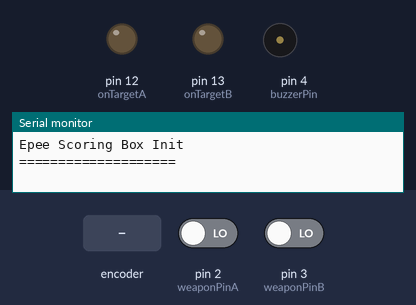
This sketch was run on a simulated Arduino Uno, built with avr-gcc and run on an emulated ATmega328P. Parts: output pins drawn as LEDs (lit = HIGH), buzzer (waves = sounding), the last lines printed to the serial monitor. The inputs (shaded band) are chosen by the test bench; at power-on: pin 2 (weaponPinA) LOW, pin 3 (weaponPinB) LOW.

Above: at 1.2 s.
1.3 s: rotary encoder on pin 2 (weaponPinA) / pin 3 (weaponPinB) turned 1 step (first pin leading)
At 2.1 s:
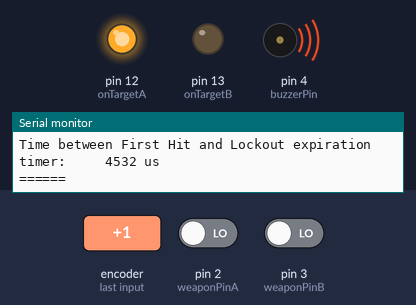
At 4.0 s:
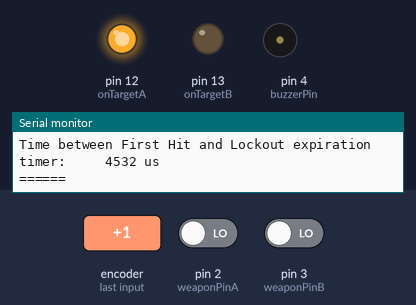
Timing chart, 0 to 16.5 s (numbered marks = the images above; inputs shaded):
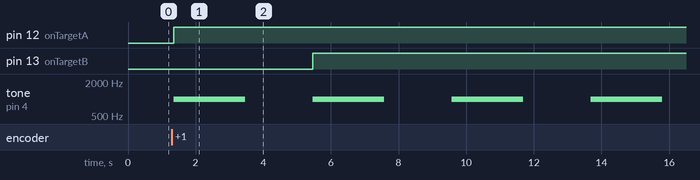

Measured:
- after the input at 1.3 s, pin 12 (onTargetA): LOW → HIGH after 0.05 s; pin 13 (onTargetB): LOW → HIGH after 4.2 s; tone on pin 4 (buzzerPin): alternates 1000 Hz for 2.1 s and silent for 2.0 s, starting after 0.05 s

The sketch:

EpeeRazv5.1.ino
```cpp
//===========================================================================
//
//  Desc:    Arduino Code for an epee fencing scoring apparatus
//  Devs:    Pelham Keahey and Sydney Gibson
//  Date:    Nov 2014
//  Citation:  Code and ideas pulled from wnew's epeeBox on github, thank you!!
//  Updated: Dec 2014
//  Notes:   State machine implementation of an epee scoring box.
//
//
//===========================================================================

//============
// #Variable Instantiation
//============


// Pin Configuration

//red & green target lights
const uint8_t onTargetA  = 12;        // On TargetA LED pin
const uint8_t onTargetB  = 13;        // On TargetB LED pin

//weapons
const uint8_t weaponPinA = 2;         // WeaponA pin
const uint8_t weaponPinB = 3;         // WeaponB pin
uint8_t weaponA          = 0;         //Used to track if there is a weapon hit on weaponA Pin
uint8_t weaponB          = 0;         //Used to track if there is a weapon hit on weaponB Pin

const uint8_t buzzerPin  = 4;         //Output pin for sounding the buzzer

//boolean variables
boolean hitA = false;                 //boolean used for indicating weaponA hit
boolean hitB = false;                 //boolean used for indicating weaponB hit

boolean firstHitA = false;            //was this the first hit on A
boolean firstHitB = false;            //was this the first hit on B

//DEBUGGING VARIABLES
unsigned long testFirstTime,testEndLockout,testTipTime,a,b = 0;            //Variables for Timing Testing and Debugging

//timing variables
unsigned long timeHitA     = 0;      //indicates when a hit occured on weaponA
unsigned long timeHitB     = 0;      //indicates when a hit occured on weaponB
unsigned long timeFirstHit = 0;      //time of first hit

//Default const variables
unsigned long lockOut        = 4500;    // the lockout time between hits for epee is 40ms
unsigned long minHitDuration = 2000;     // the minimum amount of time the tip needs to be depressed 2ms

//state variable
int state = 1;                        //variable for setting the state, defaults to 1

//SETUP FUNCTION
void setup() {

   //Setup OUTPUTS
   pinMode(onTargetA,  OUTPUT);
   pinMode(onTargetB,  OUTPUT);
   //SETUP INPUTS
   pinMode(weaponPinA, INPUT);
   pinMode(weaponPinB, INPUT);
   //SETUP Buzzer
   pinMode(buzzerPin,  OUTPUT);
   //SETUP SERIAL OUTPUT
   Serial.begin(9600);
   Serial.println("Epee Scoring Box Init");
   Serial.println("====================");
}
//Main Loop, will use state system
/*
  state 1 = waiting for first hit
  state 2 = waiting for second hit
  state 3 = reset variables
*/
void loop() {

  //function calls used to check for a hit on weaponA and weaponB
  hitCheckA();
  hitCheckB();

  //waiting for first hit state
  if(state==1)
   {
     if(hitA)
     {
       //record time of first hit if it was weaponA and turn on light
       timeFirstHit = timeHitA;
       testTipTime = micros();
       digitalWrite(onTargetA, HIGH);
       tone(buzzerPin,1000);

       //switch to waiting for second hit state
       state = 2;
     }
     if(hitB)
     {
       //record time of first hit if it was weaponB and turn on light
       timeFirstHit = timeHitB;
       digitalWrite(onTargetB, HIGH);
       tone(buzzerPin,1000);
       //switch to second state to wait for second hit
       state = 2;
     }
   }
   //waiting for second hit if one occurs
   else if(state == 2)
   {
     //wait for second hit if still within lockout time turn on light if hit detected
     if(micros() < timeFirstHit + lockOut)
     {
       //turn on appropriate LED if second hit occurs
       if(hitA){digitalWrite(onTargetA, HIGH);}
       if(hitB){digitalWrite(onTargetB, HIGH);}
     }
     else
     {
       //switch to reset state when lockout expires
       state = 3;

      // ===== CODE FOR TIMING TESTING AND DEBUGGING  ====
       //Comment out when not needed (below)
       testFirstTime = timeFirstHit;           //Time of first hit as recorded from state 1
       testEndLockout = micros();              //time to reach this point (all hits registered and indicated (should be lockout time, 45ms))
       a = testEndLockout - testFirstTime;     //time between first hit and lockout
       b = testTipTime - testFirstTime;        //time between first hit detected and end of minHitDuration
       //Print out all timing results
       Serial.print("First Hit:      ");
       Serial.print(timeFirstHit);
       Serial.println(" us");
       Serial.print("Time between first hit and tip depression timer:         ");
       Serial.print(b);
       Serial.println(" us");
       Serial.print("Time between First Hit and Lockout expiration timer:     ");
       Serial.print(a);
       Serial.println(" us");
      //Serial.println(a);
      //Serial.println(b);
      //Serial.println(c);
      //Serial.println(d);
      //Serial.println(e);
       Serial.println("======");
      //Comment out when not needed (above)
      // ==================================================
     }
   }
   //lockout time expired keep buzzer on for 2 seconds and lights on for 4 seconds (2 more than buzzer) then reset
   else if(state == 3)
   {
     delay(2000);
     noTone(buzzerPin); //turn off buzzer
     delay(2000);
     digitalWrite(onTargetA, LOW); //turn off green LED
     digitalWrite(onTargetB, LOW); //turn off red LED
     hitA = false; //reset hit variables
     hitB = false; //reset hit variables
     timeFirstHit = 0; //0 first hit time;
     state = 1; //set state back to 1
   }

}
//used to check for a hit on weaponA each function call
void hitCheckA()
{
   //read status of weaponA pin (high = hit, low = no hit)
   weaponA = digitalRead(weaponPinA);

   //if hit detected record time and start waiting to see if the tip was depressed long enough
   if(weaponA == 1  && !firstHitA)
   {
       timeHitA  = micros();
       //set to to true to indicate a hit has been detected
       firstHitA = true;
   }
   //insure that the weaponA was depressed for the required time, if true set hitA to true
   if(micros() >= timeHitA + minHitDuration && weaponA == 1)
   {

     hitA = true;
   }
   //if the tip does not stay depressed long enough reset first hit and start waiting for another hit
   else if(weaponA == 0)
   {
      firstHitA = false;
   }
}
//used to check for a hit on weaponB each function call
void hitCheckB()
{
   //read status of weaponB pin (high = hit, low = no hit)
   weaponB = digitalRead(weaponPinB);

    //if hit detected record time and start waiting to see if the tip was depressed long enough
   if(weaponB == 1  && !firstHitB)
   {
       timeHitB  = micros();
       //set to to true to indicate a hit has been detected
       firstHitB = true;
   }
   if(micros() >= timeHitB + minHitDuration && weaponB == 1)
   {
     hitB = true;
   }
   //if the tip does stay depressed long enough reset first hit and start waiting for another hit
   else if(weaponB == 0)
   {
      firstHitB = false;
   }
}
```
